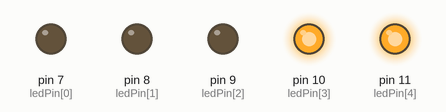
Bench run of a sketch on a simulated Arduino Uno, built with avr-gcc and run on an emulated ATmega328P. Parts: output pins drawn as LEDs (lit = HIGH).

Above: at 0.1 s.
Timing chart, 0 to 1.6 s (numbered marks = the images above):
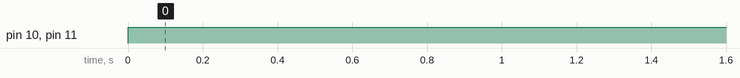

The sketch:

sketch_jan10a.ino
```cpp
int ledPin[] = {7,8,9,10,11};

void setup()
{
  for (int i =0;i<5;i++)
  {
    pinMode(ledPin[i], OUTPUT);
  }
}

void loop()
{
  displayBinary(24);
}

void displayBinary(byte numToShow)
{
  for (int i =0;i<5;i++)
  {
    if (bitRead(numToShow, i)==1)
    {
      digitalWrite(ledPin[i], HIGH);
    }
    else
    {
      digitalWrite(ledPin[i], LOW);
    }
  }

}
```

Measured:
- by itself, pin 10 (ledPin[3]), pin 11 (ledPin[4]): LOW → HIGH at 0.00 s
